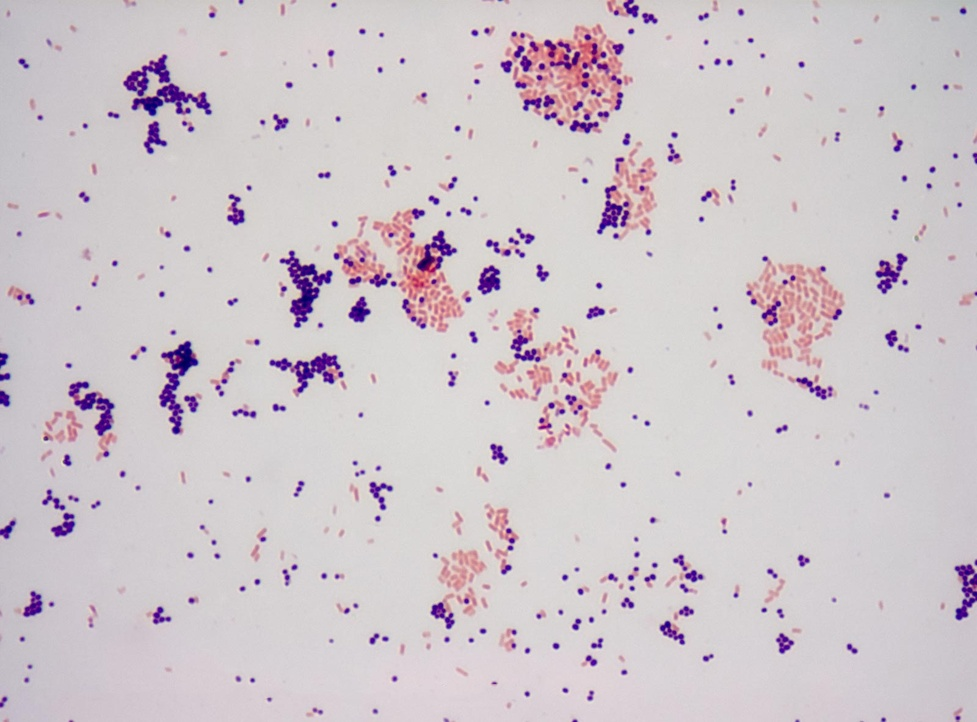
#> input picture Repaso de análisis gráfico/tinciondegram.jpg, 977 x 722 px, shrunk from 1600 x 1182 before the run
$ python 'Análisis bacteriano.py'
#> lines starting #> are read from the running program, lines starting #| are printed output that depends on the picture; after the words box and inside, x2 and y2 are one past the last pixel; in counts of white or black regions, pixels touching at a corner belong together
import numpy as np
import cv2
#Esto es un repaso de la importación de datos gráficos para su posterior análisis.
##A partir de una micrografía microscópica se pretende  encontrar las bacterias capaces de crear una infección en la garganta a partir de eridas o bajas defensas
##La tensión de gram es un fenómeno muy cotidiano en las infecciones y muy estudiado especialmente para los niños, ya que estos sufren infecciones eguidas y es prioritario encontrar cual es la bacteria causante de su infección

#Importar datos de figuras
#LLamar la imagen dentro de mi código

im0 = cv2.imread('tinciondegram.jpg') #im0 es una variable que va a cargar
#> im0 is the input picture: shape (722, 977, 3); mean B, G, R 203.4, 197.7, 207
im1 = cv2.cvtColor(im0, cv2.COLOR_BGR2GRAY) #Pasar las matrices de datos a colores
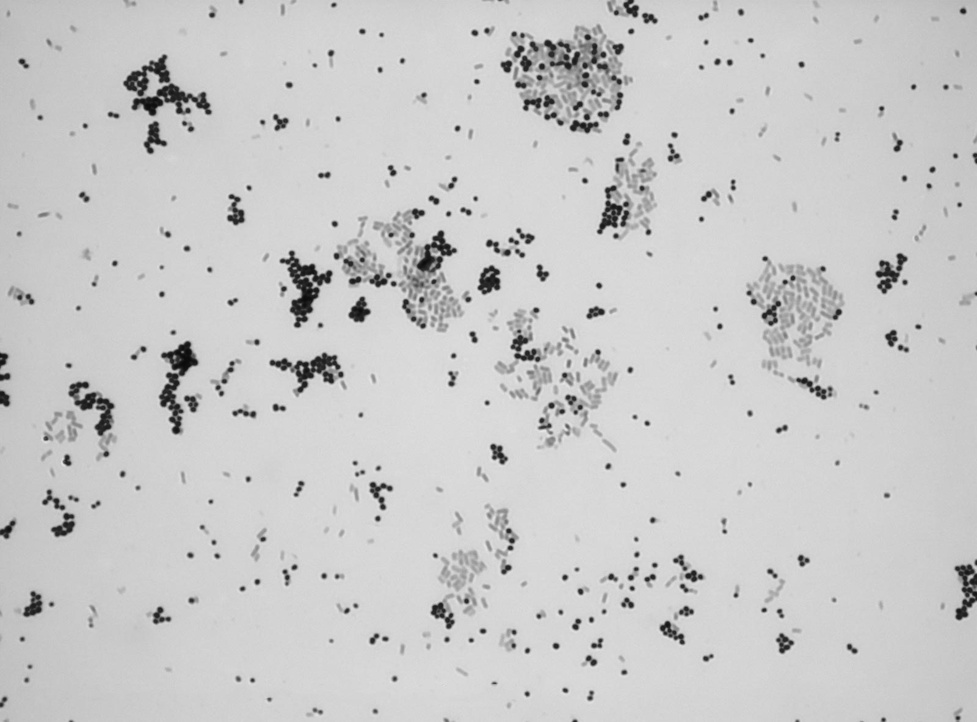
#> im1: shape (722, 977); min 10, max 233, mean 201.1

##Contornos aplicando condicionales
ret, thresh = cv2.threshold(im1, 127, 255, 0)
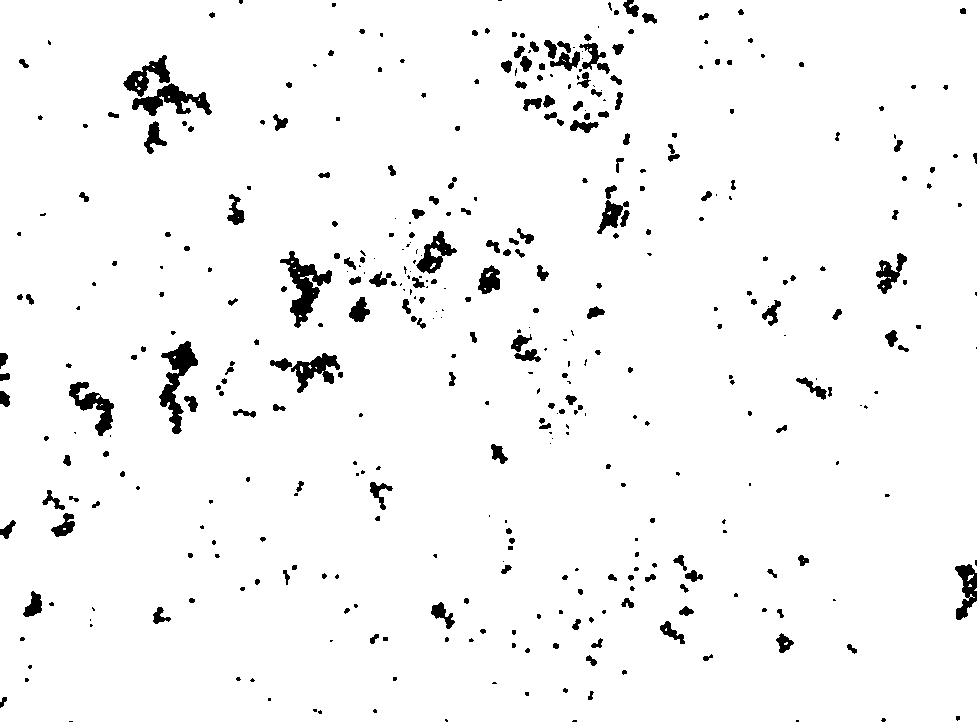
#> thresh: shape (722, 977); 96.4% white; 416 black regions (195 under 20 px)

cont, hie = cv2.findContours(thresh, cv2.RETR_TREE, cv2.CHAIN_APPROX_NONE)
#> cont = 442 contours, 154 with area under 20; largest, box (x1, y1, x2, y2) and area: (0, 0, 977, 722) 702128, (279, 250, 333, 329) 1576, (158, 340, 199, 435) 1484, (131, 82, 213, 117) 1261, (68, 381, 115, 437) 1019; hie = 442 rows, first 6: [1, -1, -1, -1], [2, 0, -1, -1], [3, 1, -1, -1], [-1, 2, 4, -1], [5, -1, -1, 3], [6, 4, -1, 3]

print(hie)
#> (printed output is left out)
#print(thresh)
cv2.drawContours(im0, cont, -1, (0,255,0),3)
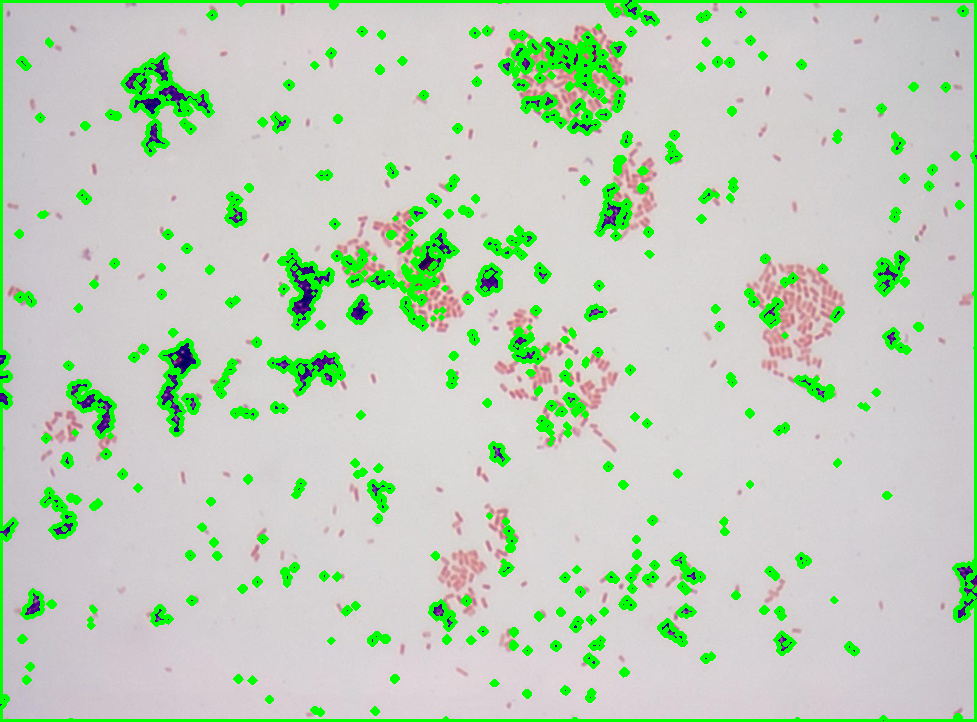
#> im0: shape (722, 977, 3); 8.8% of pixels changed, all inside (x1, y1, x2, y2) = (0, 0, 977, 722)

##Mostrar el resultado

cv2.imshow('Imagen Original', im0)
cv2.imshow('Imagen Grises', im1)
cv2.waitKey(0)
#> (the run stopped early here; a loop or call above may not have finished)
